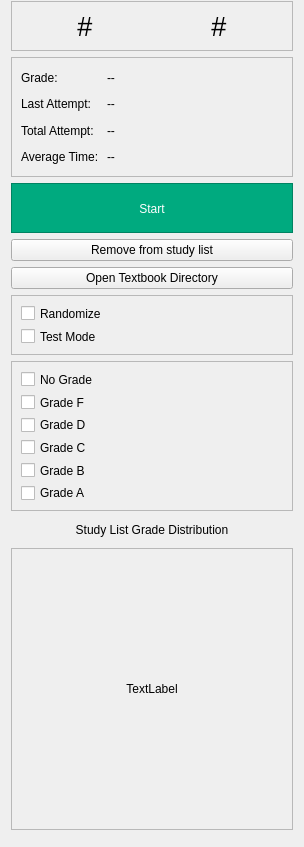
               <widget class="QFrame" name="study_lists_page_right">
                <property name="minimumSize">
                 <size>
                  <width>0</width>
                  <height>0</height>
                 </size>
                </property>
                <property name="maximumSize">
                 <size>
                  <width>300</width>
                  <height>16777215</height>
                 </size>
                </property>
                <property name="frameShape">
                 <enum>QFrame::NoFrame</enum>
                </property>
                <property name="frameShadow">
                 <enum>QFrame::Raised</enum>
                </property>
                <layout class="QVBoxLayout" name="verticalLayout_56">
                 <property name="topMargin">
                  <number>1</number>
                 </property>
                 <item>
                  <widget class="QFrame" name="textbook_info_frame_left_2">
                   <property name="minimumSize">
                    <size>
                     <width>0</width>
                     <height>50</height>
                    </size>
                   </property>
                   <property name="maximumSize">
                    <size>
                     <width>16777215</width>
                     <height>50</height>
                    </size>
                   </property>
                   <property name="styleSheet">
                    <string notr="true"/>
                   </property>
                   <property name="frameShape">
                    <enum>QFrame::StyledPanel</enum>
                   </property>
                   <property name="frameShadow">
                    <enum>QFrame::Raised</enum>
                   </property>
                   <layout class="QHBoxLayout" name="horizontalLayout_21">
                    <item>
                     <widget class="QLabel" name="chapter_info_label_2">
                      <property name="minimumSize">
                       <size>
                        <width>0</width>
                        <height>0</height>
                       </size>
                      </property>
                      <property name="maximumSize">
                       <size>
                        <width>16777215</width>
                        <height>16777215</height>
                       </size>
                      </property>
                      <property name="font">
                       <font>
                        <pointsize>20</pointsize>
                       </font>
                      </property>
                      <property name="styleSheet">
                       <string notr="true"/>
                      </property>
                      <property name="text">
                       <string>#</string>
                      </property>
                      <property name="alignment">
                       <set>Qt::AlignCenter</set>
                      </property>
                     </widget>
                    </item>
                    <item>
                     <widget class="QLabel" name="section_info_label_2">
                      <property name="minimumSize">
                       <size>
                        <width>0</width>
                        <height>0</height>
                       </size>
                      </property>
                      <property name="maximumSize">
                       <size>
                        <width>16777215</width>
                        <height>16777215</height>
                       </size>
                      </property>
                      <property name="font">
                       <font>
                        <pointsize>20</pointsize>
                       </font>
                      </property>
                      <property name="styleSheet">
                       <string notr="true"/>
                      </property>
                      <property name="text">
                       <string>#</string>
                      </property>
                      <property name="alignment">
                       <set>Qt::AlignCenter</set>
                      </property>
                     </widget>
                    </item>
                   </layout>
                  </widget>
                 </item>
                 <item>
                  <widget class="QFrame" name="ex_stats_info_2">
                   <property name="minimumSize">
                    <size>
                     <width>0</width>
                     <height>120</height>
                    </size>
                   </property>
                   <property name="maximumSize">
                    <size>
                     <width>16777215</width>
                     <height>120</height>
                    </size>
                   </property>
                   <property name="frameShape">
                    <enum>QFrame::StyledPanel</enum>
                   </property>
                   <property name="frameShadow">
                    <enum>QFrame::Raised</enum>
                   </property>
                   <layout class="QGridLayout" name="gridLayout_2">
                    <item row="0" column="0">
                     <widget class="QLabel" name="label_6">
                      <property name="minimumSize">
                       <size>
                        <width>80</width>
                        <height>0</height>
                       </size>
                      </property>
                      <property name="maximumSize">
                       <size>
                        <width>80</width>
                        <height>16777215</height>
                       </size>
                      </property>
                      <property name="styleSheet">
                       <string notr="true"/>
                      </property>
                      <property name="text">
                       <string>Grade:</string>
                      </property>
                     </widget>
                    </item>
                    <item row="0" column="1">
                     <widget class="QLabel" name="ex_stats_info_grade_label_2">
                      <property name="minimumSize">
                       <size>
                        <width>80</width>
                        <height>0</height>
                       </size>
                      </property>
                      <property name="maximumSize">
                       <size>
                        <width>16777215</width>
                        <height>16777215</height>
                       </size>
                      </property>
                      <property name="styleSheet">
                       <string notr="true"/>
                      </property>
                      <property name="text">
                       <string>--</string>
                      </property>
                     </widget>
                    </item>
                    <item row="1" column="0">
                     <widget class="QLabel" name="label_34">
                      <property name="minimumSize">
                       <size>
                        <width>80</width>
                        <height>0</height>
                       </size>
                      </property>
                      <property name="maximumSize">
                       <size>
                        <width>80</width>
                        <height>16777215</height>
                       </size>
                      </property>
                      <property name="styleSheet">
                       <string notr="true"/>
                      </property>
                      <property name="text">
                       <string>Last Attempt:</string>
                      </property>
                     </widget>
                    </item>
                    <item row="1" column="1">
                     <widget class="QLabel" name="ex_stats_info_lastattempt_label_2">
                      <property name="minimumSize">
                       <size>
                        <width>80</width>
                        <height>0</height>
                       </size>
                      </property>
                      <property name="maximumSize">
                       <size>
                        <width>16777215</width>
                        <height>16777215</height>
                       </size>
                      </property>
                      <property name="styleSheet">
                       <string notr="true"/>
                      </property>
                      <property name="text">
                       <string>--</string>
                      </property>
                     </widget>
                    </item>
                    <item row="2" column="0">
                     <widget class="QLabel" name="label_35">
                      <property name="minimumSize">
                       <size>
                        <width>80</width>
                        <height>0</height>
                       </size>
                      </property>
                      <property name="maximumSize">
                       <size>
                        <width>80</width>
                        <height>16777215</height>
                       </size>
                      </property>
                      <property name="styleSheet">
                       <string notr="true"/>
                      </property>
                      <property name="text">
                       <string>Total Attempt:</string>
                      </property>
                     </widget>
                    </item>
                    <item row="2" column="1">
                     <widget class="QLabel" name="ex_stats_info_totalattempts_label_2">
                      <property name="minimumSize">
                       <size>
                        <width>80</width>
                        <height>0</height>
                       </size>
                      </property>
                      <property name="maximumSize">
                       <size>
                        <width>16777215</width>
                        <height>16777215</height>
                       </size>
                      </property>
                      <property name="styleSheet">
                       <string notr="true"/>
                      </property>
                      <property name="text">
                       <string>--</string>
                      </property>
                     </widget>
                    </item>
                    <item row="3" column="0">
                     <widget class="QLabel" name="label_36">
                      <property name="minimumSize">
                       <size>
                        <width>80</width>
                        <height>0</height>
                       </size>
                      </property>
                      <property name="maximumSize">
                       <size>
                        <width>80</width>
                        <height>16777215</height>
                       </size>
                      </property>
                      <property name="styleSheet">
                       <string notr="true"/>
                      </property>
                      <property name="text">
                       <string>Average Time:</string>
                      </property>
                     </widget>
                    </item>
                    <item row="3" column="1">
                     <widget class="QLabel" name="ex_stats_info_averagetime_label_2">
                      <property name="minimumSize">
                       <size>
                        <width>80</width>
                        <height>0</height>
                       </size>
                      </property>
                      <property name="maximumSize">
                       <size>
                        <width>16777215</width>
                        <height>16777215</height>
                       </size>
                      </property>
                      <property name="styleSheet">
                       <string notr="true"/>
                      </property>
                      <property name="text">
                       <string>--</string>
                      </property>
                     </widget>
                    </item>
                   </layout>
                  </widget>
                 </item>
                 <item>
                  <widget class="QFrame" name="sb_frame_2">
                   <property name="minimumSize">
                    <size>
                     <width>0</width>
                     <height>50</height>
                    </size>
                   </property>
                   <property name="maximumSize">
                    <size>
                     <width>16777215</width>
                     <height>50</height>
                    </size>
                   </property>
                   <property name="styleSheet">
                    <string notr="true">background-color: rgb(0, 170, 127);</string>
                   </property>
                   <property name="frameShape">
                    <enum>QFrame::StyledPanel</enum>
                   </property>
                   <property name="frameShadow">
                    <enum>QFrame::Raised</enum>
                   </property>
                   <layout class="QVBoxLayout" name="verticalLayout_55">
                    <property name="spacing">
                     <number>0</number>
                    </property>
                    <property name="leftMargin">
                     <number>0</number>
                    </property>
                    <property name="topMargin">
                     <number>0</number>
                    </property>
                    <property name="rightMargin">
                     <number>0</number>
                    </property>
                    <property name="bottomMargin">
                     <number>0</number>
                    </property>
                    <item>
                     <widget class="QPushButton" name="start_button_2">
                      <property name="minimumSize">
                       <size>
                        <width>280</width>
                        <height>50</height>
                       </size>
                      </property>
                      <property name="maximumSize">
                       <size>
                        <width>16777215</width>
                        <height>50</height>
                       </size>
                      </property>
                      <property name="cursor">
                       <cursorShape>PointingHandCursor</cursorShape>
                      </property>
                      <property name="styleSheet">
                       <string notr="true">background-color: rgb(0, 170, 127); color: white</string>
                      </property>
                      <property name="text">
                       <string>Start</string>
                      </property>
                      <property name="flat">
                       <bool>true</bool>
                      </property>
                     </widget>
                    </item>
                   </layout>
                  </widget>
                 </item>
                 <item>
                  <widget class="QPushButton" name="remove_from_sl_button">
                   <property name="text">
                    <string>Remove from study list</string>
                   </property>
                  </widget>
                 </item>
                 <item>
                  <widget class="QPushButton" name="open_txtbk_dir_button_2">
                   <property name="cursor">
                    <cursorShape>PointingHandCursor</cursorShape>
                   </property>
                   <property name="text">
                    <string>Open Textbook Directory</string>
                   </property>
                  </widget>
                 </item>
                 <item>
                  <widget class="QFrame" name="mode_frame_2">
                   <property name="maximumSize">
                    <size>
                     <width>16777215</width>
                     <height>60</height>
                    </size>
                   </property>
                   <property name="frameShape">
                    <enum>QFrame::StyledPanel</enum>
                   </property>
                   <property name="frameShadow">
                    <enum>QFrame::Raised</enum>
                   </property>
                   <layout class="QVBoxLayout" name="verticalLayout_54">
                    <item>
                     <widget class="QCheckBox" name="checkBox_6">
                      <property name="text">
                       <string>Randomize</string>
                      </property>
                     </widget>
                    </item>
                    <item>
                     <widget class="QCheckBox" name="checkBox_12">
                      <property name="text">
                       <string>Test Mode</string>
                      </property>
                     </widget>
                    </item>
                   </layout>
                  </widget>
                 </item>
                 <item>
                  <widget class="QFrame" name="grade_filter_frame_2">
                   <property name="maximumSize">
                    <size>
                     <width>16777215</width>
                     <height>150</height>
                    </size>
                   </property>
                   <property name="frameShape">
                    <enum>QFrame::StyledPanel</enum>
                   </property>
                   <property name="frameShadow">
                    <enum>QFrame::Raised</enum>
                   </property>
                   <layout class="QVBoxLayout" name="verticalLayout_43">
                    <item>
                     <widget class="QCheckBox" name="checkBox_13">
                      <property name="text">
                       <string>No Grade</string>
                      </property>
                     </widget>
                    </item>
                    <item>
                     <widget class="QCheckBox" name="checkBox_14">
                      <property name="text">
                       <string>Grade F</string>
                      </property>
                     </widget>
                    </item>
                    <item>
                     <widget class="QCheckBox" name="checkBox_15">
                      <property name="text">
                       <string>Grade D</string>
                      </property>
                     </widget>
                    </item>
                    <item>
                     <widget class="QCheckBox" name="checkBox_16">
                      <property name="text">
                       <string>Grade C</string>
                      </property>
                     </widget>
                    </item>
                    <item>
                     <widget class="QCheckBox" name="checkBox_17">
                      <property name="text">
                       <string>Grade B</string>
                      </property>
                     </widget>
                    </item>
                    <item>
                     <widget class="QCheckBox" name="checkBox_18">
                      <property name="text">
                       <string>Grade A</string>
                      </property>
                     </widget>
                    </item>
                   </layout>
                  </widget>
                 </item>
                 <item>
                  <widget class="QLabel" name="label_31">
                   <property name="minimumSize">
                    <size>
                     <width>0</width>
                     <height>25</height>
                    </size>
                   </property>
                   <property name="maximumSize">
                    <size>
                     <width>16777215</width>
                     <height>25</height>
                    </size>
                   </property>
                   <property name="text">
                    <string>Study List Grade Distribution</string>
                   </property>
                   <property name="alignment">
                    <set>Qt::AlignCenter</set>
                   </property>
                  </widget>
                 </item>
                 <item>
                  <widget class="QFrame" name="progress_donut_frame">
                   <property name="minimumSize">
                    <size>
                     <width>0</width>
                     <height>282</height>
                    </size>
                   </property>
                   <property name="maximumSize">
                    <size>
                     <width>16777215</width>
                     <height>282</height>
                    </size>
                   </property>
                   <property name="frameShape">
                    <enum>QFrame::StyledPanel</enum>
                   </property>
                   <property name="frameShadow">
                    <enum>QFrame::Raised</enum>
                   </property>
                   <layout class="QVBoxLayout" name="verticalLayout_39">
                    <property name="spacing">
                     <number>0</number>
                    </property>
                    <property name="leftMargin">
                     <number>0</number>
                    </property>
                    <property name="topMargin">
                     <number>0</number>
                    </property>
                    <property name="rightMargin">
                     <number>0</number>
                    </property>
                    <property name="bottomMargin">
                     <number>0</number>
                    </property>
                    <item>
                     <widget class="QLabel" name="progress_donut_label">
                      <property name="text">
                       <string>TextLabel</string>
                      </property>
                      <property name="alignment">
                       <set>Qt::AlignCenter</set>
                      </property>
                     </widget>
                    </item>
                   </layout>
                  </widget>
                 </item>
                 <item>
                  <widget class="QFrame" name="frame_11">
                   <property name="frameShape">
                    <enum>QFrame::StyledPanel</enum>
                   </property>
                   <property name="frameShadow">
                    <enum>QFrame::Raised</enum>
                   </property>
                  </widget>
                 </item>
                </layout>
               </widget>
